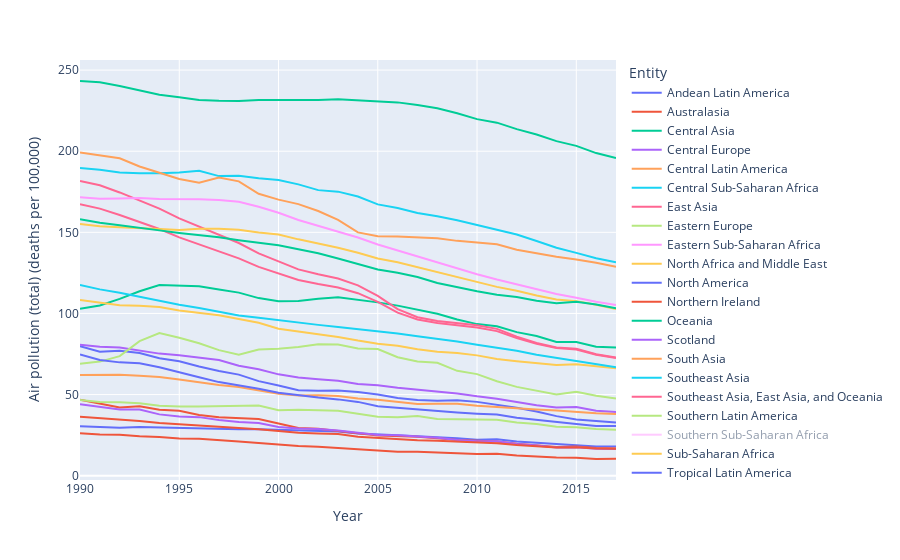

Here is the notebook cell this chart was saved with:
### Code cell
fig = px.line(world_region_df, x="Year", y="Air pollution (total) (deaths per 100,000)", color='Entity',hover_data={'Year':False})
fig.show(figsize=(20,6))

### Figure 1 — Plotly figure (JSON) as saved in the notebook; plotly's stock layout.template omitted (floating-point values rounded to 4 significant figures)
{"data": [{"hovertemplate": "Entity=Andean Latin America<br>Air pollution (total) (deaths per 100,000)=%{y}<extra></extra>", "legendgroup": "Andean Latin America", "line": {"color": "#636efa", "dash": "solid"}, "marker": {"symbol": "circle"}, "mode": "lines", "name": "Andean Latin America", "orientation": "v", "showlegend": true, "type": "scatter", "x": [1990, 1991, 1992, 1993, 1994, 1995, 1996, 1997, 1998, 1999, 2000, 2001, 2002, 2003, 2004, 2005, 2006, 2007, 2008, 2009, 2010, 2011, 2012, 2013, 2014, 2015, 2016, 2017], "xaxis": "x", "y": [79.76, 76.38, 77.07, 75.67, 72.44, 70.5, 67.33, 64.49, 62.31, 58.3, 55.64, 52.7, 52.38, 52.56, 51.53, 50.0, 47.95, 46.65, 46.14, 46.45, 45.5, 43.73, 41.87, 39.59, 36.72, 34.6, 33.51, 32.78], "yaxis": "y"}, {"hovertemplate": "Entity=Australasia<br>Air pollution (total) (deaths per 100,000)=%{y}<extra></extra>", "legendgroup": "Australasia", "line": {"color": "#EF553B", "dash": "solid"}, "marker": {"symbol": "circle"}, "mode": "lines", "name": "Australasia", "orientation": "v", "showlegend": true, "type": "scatter", "x": [1990, 1991, 1992, 1993, 1994, 1995, 1996, 1997, 1998, 1999, 2000, 2001, 2002, 2003, 2004, 2005, 2006, 2007, 2008, 2009, 2010, 2011, 2012, 2013, 2014, 2015, 2016, 2017], "xaxis": "x", "y": [26.2, 25.45, 25.28, 24.31, 23.89, 22.86, 22.73, 22.06, 21.07, 20.11, 19.03, 18.32, 17.88, 17.05, 16.16, 15.21, 14.75, 14.72, 14.43, 13.89, 13.33, 13.52, 12.39, 11.67, 11.18, 10.99, 10.29, 10.46], "yaxis": "y"}, {"hovertemplate": "Entity=Central Asia<br>Air pollution (total) (deaths per 100,000)=%{y}<extra></extra>", "legendgroup": "Central Asia", "line": {"color": "#00cc96", "dash": "solid"}, "marker": {"symbol": "circle"}, "mode": "lines", "name": "Central Asia", "orientation": "v", "showlegend": true, "type": "scatter", "x": [1990, 1991, 1992, 1993, 1994, 1995, 1996, 1997, 1998, 1999, 2000, 2001, 2002, 2003, 2004, 2005, 2006, 2007, 2008, 2009, 2010, 2011, 2012, 2013, 2014, 2015, 2016, 2017], "xaxis": "x", "y": [103.0, 105.0, 109.0, 113.7, 117.5, 117.0, 116.7, 114.7, 112.8, 109.5, 107.5, 107.7, 109.1, 110.0, 108.6, 106.8, 104.8, 102.3, 99.76, 96.23, 93.43, 92.16, 88.5, 86.06, 82.41, 82.39, 79.42, 79.04], "yaxis": "y"}, {"hovertemplate": "Entity=Central Europe<br>Air pollution (total) (deaths per 100,000)=%{y}<extra></extra>", "legendgroup": "Central Europe", "line": {"color": "#ab63fa", "dash": "solid"}, "marker": {"symbol": "circle"}, "mode": "lines", "name": "Central Europe", "orientation": "v", "showlegend": true, "type": "scatter", "x": [1990, 1991, 1992, 1993, 1994, 1995, 1996, 1997, 1998, 1999, 2000, 2001, 2002, 2003, 2004, 2005, 2006, 2007, 2008, 2009, 2010, 2011, 2012, 2013, 2014, 2015, 2016, 2017], "xaxis": "x", "y": [80.74, 79.49, 78.96, 76.89, 75.25, 74.24, 72.57, 71.35, 67.82, 65.64, 62.46, 60.57, 59.49, 58.48, 56.59, 55.68, 54.15, 52.97, 51.73, 50.69, 48.91, 47.49, 45.48, 43.37, 41.99, 42.35, 40.05, 39.29], "yaxis": "y"}, {"hovertemplate": "Entity=Central Latin America<br>Air pollution (total) (deaths per 100,000)=%{y}<extra></extra>", "legendgroup": "Central Latin America", "line": {"color": "#FFA15A", "dash": "solid"}, "marker": {"symbol": "circle"}, "mode": "lines", "name": "Central Latin America", "orientation": "v", "showlegend": true, "type": "scatter", "x": [1990, 1991, 1992, 1993, 1994, 1995, 1996, 1997, 1998, 1999, 2000, 2001, 2002, 2003, 2004, 2005, 2006, 2007, 2008, 2009, 2010, 2011, 2012, 2013, 2014, 2015, 2016, 2017], "xaxis": "x", "y": [62.05, 62.08, 62.2, 61.57, 60.85, 59.26, 57.54, 55.95, 54.63, 52.68, 50.52, 49.4, 49.62, 49.06, 47.6, 46.81, 45.61, 44.19, 44.27, 44.29, 43.11, 42.29, 41.23, 40.82, 40.13, 39.32, 38.41, 38.08], "yaxis": "y"}, {"hovertemplate": "Entity=Central Sub-Saharan Africa<br>Air pollution (total) (deaths per 100,000)=%{y}<extra></extra>", "legendgroup": "Central Sub-Saharan Africa", "line": {"color": "#19d3f3", "dash": "solid"}, "marker": {"symbol": "circle"}, "mode": "lines", "name": "Central Sub-Saharan Africa", "orientation": "v", "showlegend": true, "type": "scatter", "x": [1990, 1991, 1992, 1993, 1994, 1995, 1996, 1997, 1998, 1999, 2000, 2001, 2002, 2003, 2004, 2005, 2006, 2007, 2008, 2009, 2010, 2011, 2012, 2013, 2014, 2015, 2016, 2017], "xaxis": "x", "y": [189.6, 188.5, 186.9, 186.4, 186.5, 186.8, 188.0, 184.7, 184.8, 183.3, 182.2, 179.6, 176.0, 175.1, 172.1, 167.2, 165.0, 162.0, 160.0, 157.5, 154.5, 151.5, 148.7, 144.7, 140.5, 137.3, 134.0, 131.6], "yaxis": "y"}, {"hovertemplate": "Entity=East Asia<br>Air pollution (total) (deaths per 100,000)=%{y}<extra></extra>", "legendgroup": "East Asia", "line": {"color": "#FF6692", "dash": "solid"}, "marker": {"symbol": "circle"}, "mode": "lines", "name": "East Asia", "orientation": "v", "showlegend": true, "type": "scatter", "x": [1990, 1991, 1992, 1993, 1994, 1995, 1996, 1997, 1998, 1999, 2000, 2001, 2002, 2003, 2004, 2005, 2006, 2007, 2008, 2009, 2010, 2011, 2012, 2013, 2014, 2015, 2016, 2017], "xaxis": "x", "y": [181.7, 179.0, 174.6, 169.7, 164.6, 158.6, 153.5, 148.1, 143.4, 137.0, 132.1, 127.2, 124.1, 121.5, 117.3, 110.8, 102.6, 97.66, 95.3, 94.06, 92.76, 90.5, 85.71, 81.78, 79.08, 78.33, 74.83, 72.82], "yaxis": "y"}, {"hovertemplate": "Entity=Eastern Europe<br>Air pollution (total) (deaths per 100,000)=%{y}<extra></extra>", "legendgroup": "Eastern Europe", "line": {"color": "#B6E880", "dash": "solid"}, "marker": {"symbol": "circle"}, "mode": "lines", "name": "Eastern Europe", "orientation": "v", "showlegend": true, "type": "scatter", "x": [1990, 1991, 1992, 1993, 1994, 1995, 1996, 1997, 1998, 1999, 2000, 2001, 2002, 2003, 2004, 2005, 2006, 2007, 2008, 2009, 2010, 2011, 2012, 2013, 2014, 2015, 2016, 2017], "xaxis": "x", "y": [69.01, 70.32, 73.7, 82.97, 87.89, 85.05, 81.66, 77.39, 74.53, 77.79, 78.3, 79.39, 81.05, 80.86, 78.39, 78.1, 73.04, 70.42, 69.61, 64.62, 62.6, 58.21, 54.74, 52.39, 50.0, 51.76, 49.23, 47.55], "yaxis": "y"}, {"hovertemplate": "Entity=Eastern Sub-Saharan Africa<br>Air pollution (total) (deaths per 100,000)=%{y}<extra></extra>", "legendgroup": "Eastern Sub-Saharan Africa", "line": {"color": "#FF97FF", "dash": "solid"}, "marker": {"symbol": "circle"}, "mode": "lines", "name": "Eastern Sub-Saharan Africa", "orientation": "v", "showlegend": true, "type": "scatter", "x": [1990, 1991, 1992, 1993, 1994, 1995, 1996, 1997, 1998, 1999, 2000, 2001, 2002, 2003, 2004, 2005, 2006, 2007, 2008, 2009, 2010, 2011, 2012, 2013, 2014, 2015, 2016, 2017], "xaxis": "x", "y": [171.6, 170.6, 170.8, 171.1, 170.6, 170.5, 170.4, 169.9, 168.9, 165.7, 162.1, 157.6, 153.9, 150.4, 146.8, 142.5, 138.9, 135.0, 131.2, 127.6, 124.2, 120.9, 117.9, 114.9, 112.0, 109.6, 107.2, 105.2], "yaxis": "y"}, {"hovertemplate": "Entity=North Africa and Middle East<br>Air pollution (total) (deaths per 100,000)=%{y}<extra></extra>", "legendgroup": "North Africa and Middle East", "line": {"color": "#FECB52", "dash": "solid"}, "marker": {"symbol": "circle"}, "mode": "lines", "name": "North Africa and Middle East", "orientation": "v", "showlegend": true, "type": "scatter", "x": [1990, 1991, 1992, 1993, 1994, 1995, 1996, 1997, 1998, 1999, 2000, 2001, 2002, 2003, 2004, 2005, 2006, 2007, 2008, 2009, 2010, 2011, 2012, 2013, 2014, 2015, 2016, 2017], "xaxis": "x", "y": [108.3, 106.8, 105.1, 104.7, 103.9, 101.9, 100.2, 98.9, 96.56, 94.24, 90.59, 88.89, 87.1, 85.54, 83.3, 81.39, 80.13, 77.99, 76.41, 75.58, 74.16, 71.9, 70.49, 69.31, 68.17, 68.7, 67.25, 66.21], "yaxis": "y"}, {"hovertemplate": "Entity=North America<br>Air pollution (total) (deaths per 100,000)=%{y}<extra></extra>", "legendgroup": "North America", "line": {"color": "#636efa", "dash": "solid"}, "marker": {"symbol": "circle"}, "mode": "lines", "name": "North America", "orientation": "v", "showlegend": true, "type": "scatter", "x": [1990, 1991, 1992, 1993, 1994, 1995, 1996, 1997, 1998, 1999, 2000, 2001, 2002, 2003, 2004, 2005, 2006, 2007, 2008, 2009, 2010, 2011, 2012, 2013, 2014, 2015, 2016, 2017], "xaxis": "x", "y": [30.5, 30.14, 29.58, 30.0, 29.7, 29.56, 29.21, 28.87, 28.64, 28.69, 28.21, 28.0, 27.71, 27.2, 26.07, 25.71, 25.01, 24.25, 23.79, 23.06, 22.11, 22.45, 21.1, 20.38, 19.44, 19.11, 17.96, 17.94], "yaxis": "y"}, {"hovertemplate": "Entity=Northern Ireland<br>Air pollution (total) (deaths per 100,000)=%{y}<extra></extra>", "legendgroup": "Northern Ireland", "line": {"color": "#EF553B", "dash": "solid"}, "marker": {"symbol": "circle"}, "mode": "lines", "name": "Northern Ireland", "orientation": "v", "showlegend": true, "type": "scatter", "x": [1990, 1991, 1992, 1993, 1994, 1995, 1996, 1997, 1998, 1999, 2000, 2001, 2002, 2003, 2004, 2005, 2006, 2007, 2008, 2009, 2010, 2011, 2012, 2013, 2014, 2015, 2016, 2017], "xaxis": "x", "y": [46.81, 44.4, 42.05, 42.83, 40.63, 40.02, 37.46, 35.99, 35.24, 34.97, 32.13, 29.35, 28.97, 27.31, 26.1, 24.83, 24.53, 23.95, 23.07, 22.04, 21.59, 21.09, 19.73, 18.89, 17.68, 17.92, 17.01, 16.83], "yaxis": "y"}, {"hovertemplate": "Entity=Oceania<br>Air pollution (total) (deaths per 100,000)=%{y}<extra></extra>", "legendgroup": "Oceania", "line": {"color": "#00cc96", "dash": "solid"}, "marker": {"symbol": "circle"}, "mode": "lines", "name": "Oceania", "orientation": "v", "showlegend": true, "type": "scatter", "x": [1990, 1991, 1992, 1993, 1994, 1995, 1996, 1997, 1998, 1999, 2000, 2001, 2002, 2003, 2004, 2005, 2006, 2007, 2008, 2009, 2010, 2011, 2012, 2013, 2014, 2015, 2016, 2017], "xaxis": "x", "y": [243.3, 242.5, 240.3, 237.7, 234.8, 233.2, 231.6, 231.1, 231.0, 231.6, 231.5, 231.9, 231.6, 232.0, 231.4, 230.5, 230.1, 228.4, 226.4, 223.4, 219.8, 217.6, 213.6, 210.3, 206.2, 203.3, 198.8, 195.9], "yaxis": "y"}, {"hovertemplate": "Entity=Scotland<br>Air pollution (total) (deaths per 100,000)=%{y}<extra></extra>", "legendgroup": "Scotland", "line": {"color": "#ab63fa", "dash": "solid"}, "marker": {"symbol": "circle"}, "mode": "lines", "name": "Scotland", "orientation": "v", "showlegend": true, "type": "scatter", "x": [1990, 1991, 1992, 1993, 1994, 1995, 1996, 1997, 1998, 1999, 2000, 2001, 2002, 2003, 2004, 2005, 2006, 2007, 2008, 2009, 2010, 2011, 2012, 2013, 2014, 2015, 2016, 2017], "xaxis": "x", "y": [44.1, 42.32, 40.82, 40.79, 37.8, 36.51, 36.1, 34.29, 33.09, 32.5, 29.97, 29.12, 28.73, 27.82, 26.3, 25.05, 24.86, 24.12, 23.45, 21.98, 21.17, 21.25, 19.61, 18.68, 17.44, 17.48, 16.65, 16.51], "yaxis": "y"}, {"hovertemplate": "Entity=South Asia<br>Air pollution (total) (deaths per 100,000)=%{y}<extra></extra>", "legendgroup": "South Asia", "line": {"color": "#FFA15A", "dash": "solid"}, "marker": {"symbol": "circle"}, "mode": "lines", "name": "South Asia", "orientation": "v", "showlegend": true, "type": "scatter", "x": [1990, 1991, 1992, 1993, 1994, 1995, 1996, 1997, 1998, 1999, 2000, 2001, 2002, 2003, 2004, 2005, 2006, 2007, 2008, 2009, 2010, 2011, 2012, 2013, 2014, 2015, 2016, 2017], "xaxis": "x", "y": [199.2, 197.2, 195.7, 190.6, 186.5, 182.9, 180.6, 183.7, 181.4, 173.7, 170.2, 167.4, 163.1, 157.7, 150.0, 147.7, 147.4, 147.0, 146.3, 144.7, 143.9, 142.7, 139.3, 137.2, 134.9, 133.3, 131.3, 128.8], "yaxis": "y"}, {"hovertemplate": "Entity=Southeast Asia<br>Air pollution (total) (deaths per 100,000)=%{y}<extra></extra>", "legendgroup": "Southeast Asia", "line": {"color": "#19d3f3", "dash": "solid"}, "marker": {"symbol": "circle"}, "mode": "lines", "name": "Southeast Asia", "orientation": "v", "showlegend": true, "type": "scatter", "x": [1990, 1991, 1992, 1993, 1994, 1995, 1996, 1997, 1998, 1999, 2000, 2001, 2002, 2003, 2004, 2005, 2006, 2007, 2008, 2009, 2010, 2011, 2012, 2013, 2014, 2015, 2016, 2017], "xaxis": "x", "y": [117.6, 114.8, 112.7, 110.1, 107.5, 105.3, 103.3, 100.9, 98.68, 97.38, 95.81, 94.17, 92.96, 91.66, 90.47, 89.0, 87.64, 85.99, 84.57, 82.73, 80.77, 78.89, 76.96, 74.53, 72.52, 70.94, 68.52, 66.89], "yaxis": "y"}, {"hovertemplate": "Entity=Southeast Asia, East Asia, and Oceania<br>Air pollution (total) (deaths per 100,000)=%{y}<extra></extra>", "legendgroup": "Southeast Asia, East Asia, and Oceania", "line": {"color": "#FF6692", "dash": "solid"}, "marker": {"symbol": "circle"}, "mode": "lines", "name": "Southeast Asia, East Asia, and Oceania", "orientation": "v", "showlegend": true, "type": "scatter", "x": [1990, 1991, 1992, 1993, 1994, 1995, 1996, 1997, 1998, 1999, 2000, 2001, 2002, 2003, 2004, 2005, 2006, 2007, 2008, 2009, 2010, 2011, 2012, 2013, 2014, 2015, 2016, 2017], "xaxis": "x", "y": [167.3, 164.6, 160.7, 156.4, 152.0, 146.9, 142.6, 137.9, 133.9, 128.7, 124.7, 120.6, 118.1, 116.0, 112.5, 107.2, 100.5, 96.28, 94.14, 92.77, 91.31, 89.1, 84.9, 81.25, 78.68, 77.78, 74.51, 72.56], "yaxis": "y"}, {"hovertemplate": "Entity=Southern Latin America<br>Air pollution (total) (deaths per 100,000)=%{y}<extra></extra>", "legendgroup": "Southern Latin America", "line": {"color": "#B6E880", "dash": "solid"}, "marker": {"symbol": "circle"}, "mode": "lines", "name": "Southern Latin America", "orientation": "v", "showlegend": true, "type": "scatter", "x": [1990, 1991, 1992, 1993, 1994, 1995, 1996, 1997, 1998, 1999, 2000, 2001, 2002, 2003, 2004, 2005, 2006, 2007, 2008, 2009, 2010, 2011, 2012, 2013, 2014, 2015, 2016, 2017], "xaxis": "x", "y": [46.68, 45.4, 45.3, 44.61, 43.16, 42.58, 42.73, 42.82, 43.17, 43.22, 40.41, 40.58, 40.27, 40.1, 38.22, 36.37, 36.0, 36.73, 34.9, 34.72, 34.24, 34.42, 32.75, 31.86, 30.12, 29.94, 28.83, 28.39], "yaxis": "y"}, {"hovertemplate": "Entity=Southern Sub-Saharan Africa<br>Air pollution (total) (deaths per 100,000)=%{y}<extra></extra>", "legendgroup": "Southern Sub-Saharan Africa", "line": {"color": "#FF97FF", "dash": "solid"}, "marker": {"symbol": "circle"}, "mode": "lines", "name": "Southern Sub-Saharan Africa", "orientation": "v", "showlegend": true, "type": "scatter", "visible": "legendonly", "x": [1990, 1991, 1992, 1993, 1994, 1995, 1996, 1997, 1998, 1999, 2000, 2001, 2002, 2003, 2004, 2005, 2006, 2007, 2008, 2009, 2010, 2011, 2012, 2013, 2014, 2015, 2016, 2017], "xaxis": "x", "y": [85.79, 84.14, 84.5, 83.42, 85.87, 86.2, 93.99, 101.4, 104.6, 106.4, 111.8, 110.2, 110.8, 110.5, 109.0, 108.0, 107.6, 105.3, 103.1, 100.3, 95.95, 90.75, 86.61, 82.97, 80.17, 77.87, 74.84, 69.85], "yaxis": "y"}, {"hovertemplate": "Entity=Sub-Saharan Africa<br>Air pollution (total) (deaths per 100,000)=%{y}<extra></extra>", "legendgroup": "Sub-Saharan Africa", "line": {"color": "#FECB52", "dash": "solid"}, "marker": {"symbol": "circle"}, "mode": "lines", "name": "Sub-Saharan Africa", "orientation": "v", "showlegend": true, "type": "scatter", "x": [1990, 1991, 1992, 1993, 1994, 1995, 1996, 1997, 1998, 1999, 2000, 2001, 2002, 2003, 2004, 2005, 2006, 2007, 2008, 2009, 2010, 2011, 2012, 2013, 2014, 2015, 2016, 2017], "xaxis": "x", "y": [155.1, 153.7, 153.1, 152.3, 152.0, 151.4, 152.2, 152.3, 151.6, 149.9, 148.7, 145.7, 143.1, 140.5, 137.4, 133.9, 131.6, 128.6, 125.4, 122.4, 119.4, 116.4, 114.0, 111.0, 108.6, 107.6, 105.3, 102.7], "yaxis": "y"}, {"hovertemplate": "Entity=Tropical Latin America<br>Air pollution (total) (deaths per 100,000)=%{y}<extra></extra>", "legendgroup": "Tropical Latin America", "line": {"color": "#636efa", "dash": "solid"}, "marker": {"symbol": "circle"}, "mode": "lines", "name": "Tropical Latin America", "orientation": "v", "showlegend": true, "type": "scatter", "x": [1990, 1991, 1992, 1993, 1994, 1995, 1996, 1997, 1998, 1999, 2000, 2001, 2002, 2003, 2004, 2005, 2006, 2007, 2008, 2009, 2010, 2011, 2012, 2013, 2014, 2015, 2016, 2017], "xaxis": "x", "y": [74.74, 71.35, 69.85, 69.33, 66.78, 63.55, 60.73, 57.69, 55.88, 53.65, 51.12, 49.58, 48.18, 47.04, 45.49, 42.82, 41.82, 40.74, 39.72, 39.0, 38.25, 37.67, 35.72, 34.35, 32.75, 31.82, 30.63, 30.58], "yaxis": "y"}, {"hovertemplate": "Entity=Western Europe<br>Air pollution (total) (deaths per 100,000)=%{y}<extra></extra>", "legendgroup": "Western Europe", "line": {"color": "#EF553B", "dash": "solid"}, "marker": {"symbol": "circle"}, "mode": "lines", "name": "Western Europe", "orientation": "v", "showlegend": true, "type": "scatter", "x": [1990, 1991, 1992, 1993, 1994, 1995, 1996, 1997, 1998, 1999, 2000, 2001, 2002, 2003, 2004, 2005, 2006, 2007, 2008, 2009, 2010, 2011, 2012, 2013, 2014, 2015, 2016, 2017], "xaxis": "x", "y": [36.33, 35.5, 34.26, 33.65, 32.44, 31.77, 31.01, 30.0, 29.37, 28.64, 27.46, 26.5, 26.06, 25.64, 24.03, 23.23, 22.4, 21.9, 21.47, 20.96, 20.27, 20.03, 18.88, 18.28, 17.31, 17.56, 16.72, 16.56], "yaxis": "y"}, {"hovertemplate": "Entity=Western Sub-Saharan Africa<br>Air pollution (total) (deaths per 100,000)=%{y}<extra></extra>", "legendgroup": "Western Sub-Saharan Africa", "line": {"color": "#00cc96", "dash": "solid"}, "marker": {"symbol": "circle"}, "mode": "lines", "name": "Western Sub-Saharan Africa", "orientation": "v", "showlegend": true, "type": "scatter", "x": [1990, 1991, 1992, 1993, 1994, 1995, 1996, 1997, 1998, 1999, 2000, 2001, 2002, 2003, 2004, 2005, 2006, 2007, 2008, 2009, 2010, 2011, 2012, 2013, 2014, 2015, 2016, 2017], "xaxis": "x", "y": [158.0, 156.0, 154.4, 152.6, 151.2, 149.6, 148.4, 147.0, 145.2, 143.4, 142.0, 139.6, 137.1, 133.9, 130.6, 127.1, 125.1, 122.5, 118.8, 116.2, 113.7, 111.5, 110.2, 107.8, 106.3, 107.1, 105.6, 103.2], "yaxis": "y"}], "layout": {"autosize": true, "legend": {"title": {"text": "Entity"}, "tracegroupgap": 0}, "margin": {"t": 60}, "xaxis": {"anchor": "y", "autorange": true, "domain": [0, 1], "range": [1990, 2017], "title": {"text": "Year"}, "type": "linear"}, "yaxis": {"anchor": "x", "autorange": true, "domain": [0, 1], "range": [-2.652, 256.2], "title": {"text": "Air pollution (total) (deaths per 100,000)"}, "type": "linear"}}}
